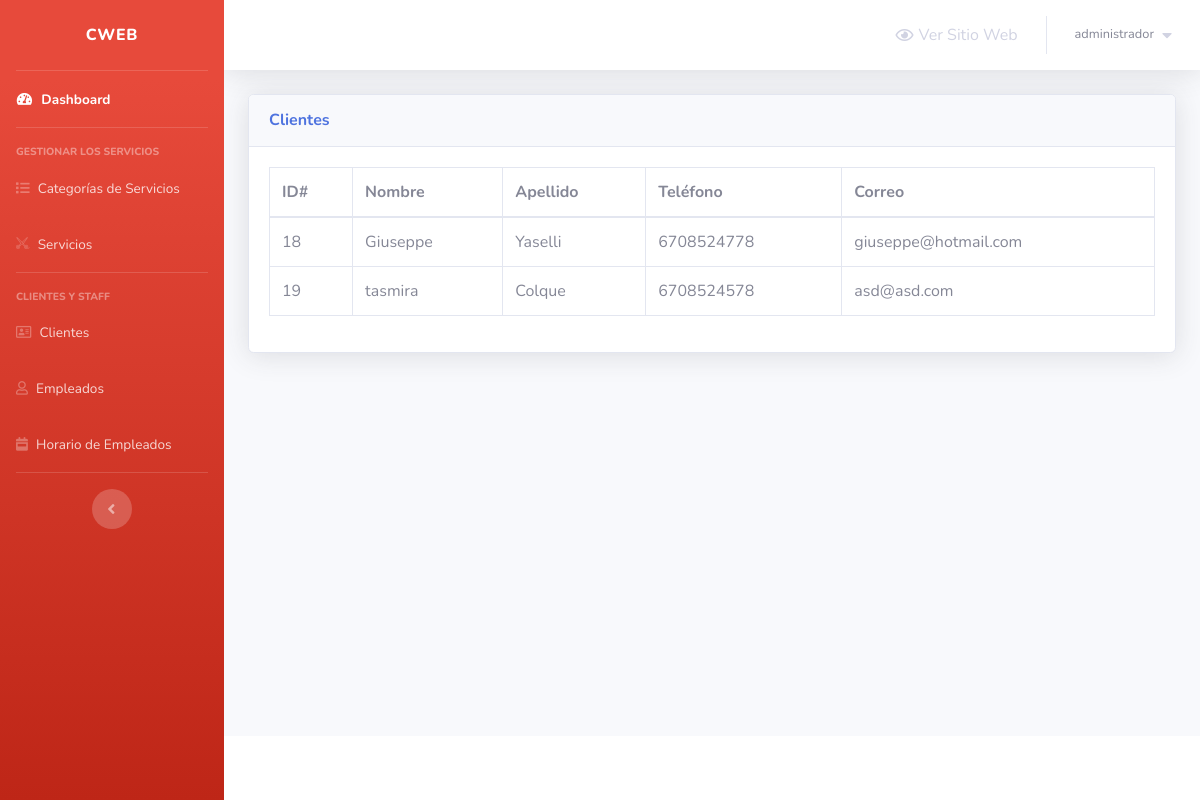
Screenshot of /admin/clients.php (signed in) with the database file from the repository.
### tables this page shows
CREATE TABLE `clients` (
  `client_id` int(5) NOT NULL,
  `first_name` varchar(30) NOT NULL,
  `last_name` varchar(30) NOT NULL,
  `phone_number` varchar(30) NOT NULL,
  `client_email` varchar(50) NOT NULL
);

### admin/clients.php (the view, shortened to what this page needs)
<?php
include 'connect.php';
include 'Includes/templates/header.php';
if (isset($_SESSION['username_barbershop_Xw211qAAsq4']) && isset($_SESSION['password_barbershop_Xw211qAAsq4'])) {
?>
    <div class="container-fluid">
        <?php
        $stmt = $con->prepare("SELECT * FROM clients");
        $stmt->execute();
        $rows_clients = $stmt->fetchAll();
        ?>
        <div class="card shadow mb-4">
            <div class="card-header py-3">
                <h6 class="m-0 font-weight-bold text-primary">Clientes</h6>
            </div>
            <div class="card-body">
                <div class="table-responsive">
                    <table class="table table-bordered">
                        <thead>
                            <tr>
                                <th scope="col">ID#</th>
                                <th scope="col">Nombre</th>
                                <th scope="col">Apellido</th>
                                <th scope="col">Teléfono</th>
                                <th scope="col">Correo</th>
                            </tr>
                        </thead>
                        <tbody>
                            <?php
                            foreach ($rows_clients as $client) {
                                echo "<tr>";
                                echo "<td>";
                                echo $client['client_id'];
                                echo "</td>";
                                echo "<td>";
                                echo $client['first_name'];
                                echo "</td>";
                                echo "<td>";
                                echo $client['last_name'];
                                echo "</td>";
                                echo "<td>";
                                echo $client['phone_number'];
                                echo "</td>";
                                echo "<td>";
                                echo $client['client_email'];
                                echo "</td>";
                                echo "</tr>";
                            }
                            ?>
                        </tbody>
                    </table>
                </div>
            </div>
        </div>
    </div>
<?php
    include 'Includes/templates/footer.php';
} else {
    header('Location: login.php');
    exit();
}
?>

### rows the page displays
clients: client_id "18", first_name "Giuseppe", last_name "Yaselli", phone_number "6708524778", client_email "giuseppe@hotmail.com"
clients: client_id "19", first_name "tasmira", last_name "Colque", phone_number "6708524578", client_email "asd@asd.com"

### other values shown
$_SESSION['username_barbershop_Xw211qAAsq4'] "administrador"
